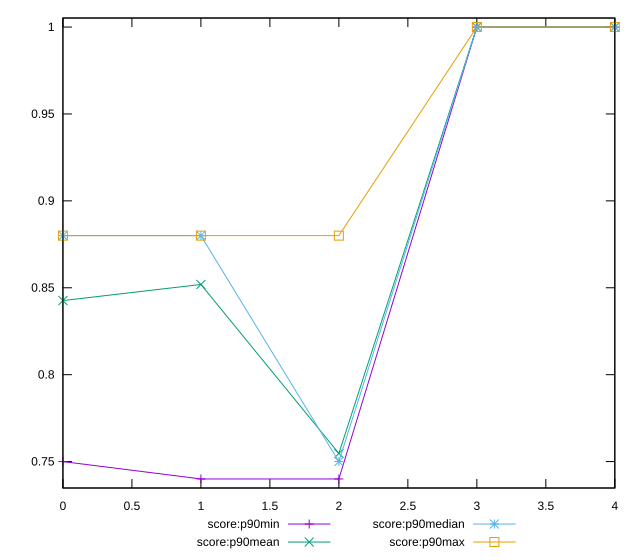

Recreate this plot in gnuplot.
reset

$scoreP90Min <<EOF
0 0.75
1 0.74
2 0.74
3 1
4 1
EOF

$scoreP90Mean <<EOF
0 0.8426595744680851
1 0.8519148936170214
2 0.7546808510638299
3 1
4 1
EOF

$scoreP90Median <<EOF
0 0.88
1 0.88
2 0.75
3 1
4 1
EOF

$scoreP90Max <<EOF
0 0.88
1 0.88
2 0.88
3 1
4 1
EOF

set key outside below
set xrange [0:4]
set yrange [0.7348:1.0052]
set trange [0.7348:1.0052]
set terminal svg size 640, 560 enhanced background rgb 'white'
set output "report_00018_2021-02-10T15-25-16.877Z/offscreen-images/progression/score.svg"

plot $scoreP90Min title "score:p90min" with linespoints, \
     $scoreP90Mean title "score:p90mean" with linespoints, \
     $scoreP90Median title "score:p90median" with linespoints, \
     $scoreP90Max title "score:p90max" with linespoints

reset
